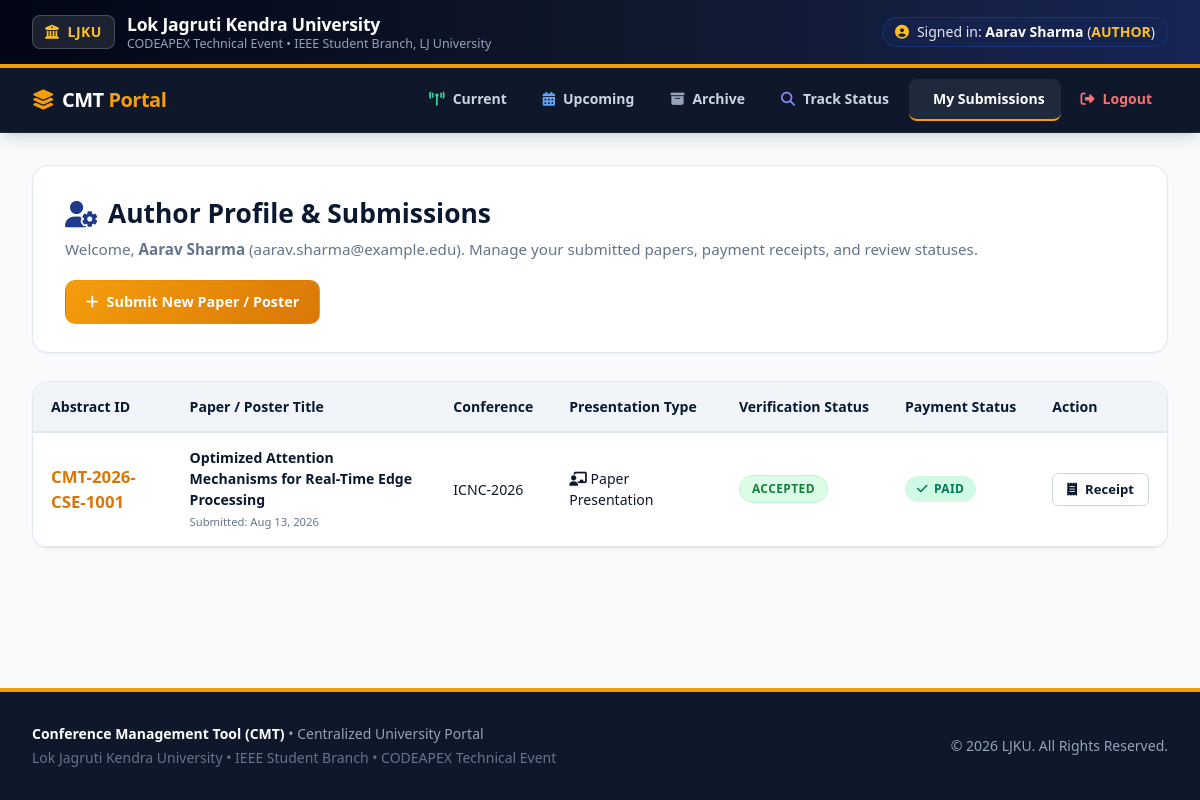
The page /my-submissions (signed in) on the database its author committed.
### app.py (models this page shows, shortened)
class User(db.Model):
    id = db.Column(db.Integer, primary_key=True)
    name = db.Column(db.String(100), nullable=False)
    email = db.Column(db.String(120), unique=True, nullable=False)
    password_hash = db.Column(db.String(250), nullable=False)
    role = db.Column(db.String(20), nullable=False, default='author')  # 'admin' or 'author'
    institution = db.Column(db.String(200), nullable=True)
    phone = db.Column(db.String(20), nullable=True)
    created_at = db.Column(db.DateTime, default=datetime.utcnow)
    submissions = db.relationship('Submission', backref='user', lazy=True)

class Submission(db.Model):
    id = db.Column(db.Integer, primary_key=True)
    abstract_id = db.Column(db.String(30), unique=True, nullable=False)
    conference_id = db.Column(db.Integer, db.ForeignKey('conference.id'), nullable=False)
    user_id = db.Column(db.Integer, db.ForeignKey('user.id'), nullable=True)
    author_name = db.Column(db.String(100), nullable=False)
    author_email = db.Column(db.String(120), nullable=False)
    author_phone = db.Column(db.String(20), nullable=False)
    institution = db.Column(db.String(200), nullable=False)
    department_code = db.Column(db.String(20), nullable=False)
    presentation_type = db.Column(db.String(30), nullable=False)  # 'Paper Presentation' or 'Poster Presentation'
    paper_title = db.Column(db.String(250), nullable=False)
    abstract_text = db.Column(db.Text, nullable=False)
    paper_filename = db.Column(db.String(200), nullable=True)
    payment_status = db.Column(db.String(20), default='Pending')
    payment_ref = db.Column(db.String(100), nullable=True)
    verification_status = db.Column(db.String(30), default='Under Review')
    registration_fee = db.Column(db.Float, nullable=False, default=1000.0)
    created_at = db.Column(db.DateTime, default=datetime.utcnow)

class Conference(db.Model):
    id = db.Column(db.Integer, primary_key=True)
    title = db.Column(db.String(200), nullable=False)
    acronym = db.Column(db.String(50), nullable=False)
    department_code = db.Column(db.String(20), db.ForeignKey('department.code'), nullable=False)
    state = db.Column(db.String(20), nullable=False, default='upcoming')  # 'current', 'upcoming', 'past'
    start_date = db.Column(db.String(50), nullable=False)
    end_date = db.Column(db.String(50), nullable=False)
    submission_deadline = db.Column(db.String(50), nullable=True)
    venue = db.Column(db.String(200), nullable=False)
    description = db.Column(db.Text, nullable=False)
    call_for_papers = db.Column(db.Text, nullable=True)
    registration_fee = db.Column(db.Float, nullable=False, default=1000.0)
    brochure_filename = db.Column(db.String(200), nullable=True)
    flyer_filename = db.Column(db.String(200), nullable=True)
    report_summary = db.Column(db.Text, nullable=True)
    key_speakers = db.Column(db.Text, nullable=True)
    created_at = db.Column(db.DateTime, default=datetime.utcnow)
    department = db.relationship('Department', backref=db.backref('conferences', lazy=True))
    schedules = db.relationship('ScheduleItem', backref='conference', cascade='all, delete-orphan', lazy=True)
    updates = db.relationship('LiveUpdate', backref='conference', cascade='all, delete-orphan', lazy=True)
    submissions = db.relationship('Submission', backref='conference', cascade='all, delete-orphan', lazy=True)

### app.py (the view)
@app.route('/my-submissions')
@login_required
def my_submissions():
    user = User.query.get_or_404(session['user_id'])
    submissions = Submission.query.filter(
        (Submission.user_id == user.id) | (Submission.author_email.ilike(user.email))
    ).order_by(Submission.id.desc()).all()
    return render_template('my_submissions.html', user=user, submissions=submissions)

### templates/my_submissions.html (shortened to what this page needs)
{% extends "base.html" %}
{% block content %}
<div class="page-header">
  <div class="page-title">
    <h2><i class="fa-solid fa-user-gear" style="color: var(--primary-blue);"></i> Author Profile & Submissions</h2>
    <p>Welcome, <strong>{{ user.name }}</strong> ({{ user.email }}). Manage your submitted papers, payment receipts, and review statuses.</p>
  </div>
  <div>
    <a href="{{ url_for('submit') }}" class="btn btn-gold">
      <i class="fa-solid fa-plus"></i> Submit New Paper / Poster
    </a>
  </div>
</div>
{% if submissions %}
  <div class="table-responsive">
    <table class="table">
      <thead>
        <tr>
          <th>Abstract ID</th>
          <th>Paper / Poster Title</th>
          <th>Conference</th>
          <th>Presentation Type</th>
          <th>Verification Status</th>
          <th>Payment Status</th>
          <th>Action</th>
        </tr>
      </thead>
      <tbody>
        {% for s in submissions %}
          <tr>
            <td><strong style="color: var(--accent-gold); font-size: 1.05rem;">{{ s.abstract_id }}</strong></td>
            <td>
              <strong style="color: var(--primary-navy);">{{ s.paper_title }}</strong><br>
              <small style="color: var(--text-muted);">Submitted: {{ s.created_at.strftime('%b %d, %Y') }}</small>
            </td>
            <td>{{ s.conference.acronym }}</td>
            <td><i class="fa-solid fa-chalkboard-user"></i> {{ s.presentation_type }}</td>
            <td>
              <span class="badge
                {% if s.verification_status == 'Accepted' %}badge-current
                {% elif s.verification_status == 'Verified' %}badge-upcoming
                {% elif s.verification_status == 'Rejected' %}badge-urgent
                {% else %}badge-schedule{% endif %}">
                {{ s.verification_status }}
              </span>
            </td>
            <td>
              {% if s.payment_status == 'Paid' %}
                <span class="badge badge-paid"><i class="fa-solid fa-check"></i> Paid</span>
              {% else %}
                <span class="badge badge-pending"><i class="fa-solid fa-clock"></i> Fee Pending</span>
              {% endif %}
            </td>
            <td>
              {% if s.payment_status == 'Paid' %}
                <a href="{{ url_for('receipt', sub_id=s.id) }}" class="btn btn-outline btn-sm">
                  <i class="fa-solid fa-receipt"></i> Receipt
                </a>
              {% else %}
                <a href="{{ url_for('payment', sub_id=s.id) }}" class="btn btn-gold btn-sm">
                  <i class="fa-solid fa-credit-card"></i> Pay Fee
                </a>
              {% endif %}
            </td>
          </tr>
        {% endfor %}
      </tbody>
    </table>
  </div>
{% endif %}
{% endblock %}

### templates/base.html (shortened to what this page needs)
<!DOCTYPE html>
<html lang="en">
<head>
  <script src="https://cdn.tailwindcss.com"></script>
  <link rel="stylesheet" href="https://cdnjs.cloudflare.com/ajax/libs/font-awesome/6.4.0/css/all.min.css">
  <link rel="stylesheet" href="{{ url_for('static', filename='css/style.css') }}">
</head>
<body class="bg-slate-50 text-slate-900 font-sans min-h-screen flex flex-col antialiased">
  <header class="inst-header bg-gradient-to-r from-slate-950 via-slate-900 to-blue-950 text-white px-4 md:px-8 py-3 border-b-4 border-amber-500 shadow-md">
    <div class="max-w-7xl mx-auto flex flex-col sm:flex-row justify-between items-center gap-3">
      <div class="inst-brand flex items-center gap-3">
        <div class="inst-logo-badge bg-white/10 border border-white/20 px-3 py-1.5 rounded-lg text-xs md:text-sm font-bold text-amber-400 flex items-center gap-2">
          <i class="fa-solid fa-university"></i> LJKU
        </div>
        <div class="inst-title-block text-center sm:text-left">
          <h1 class="text-sm md:text-base font-extrabold tracking-tight text-white">Lok Jagruti Kendra University</h1>
          <p class="text-xs text-slate-400">CODEAPEX Technical Event &bull; IEEE Student Branch, LJ University</p>
        </div>
      </div>
      <div class="inst-meta text-xs md:text-sm text-slate-200 flex items-center gap-4">
        {% if current_user %}
          <div class="flex items-center gap-2 bg-blue-950/60 border border-blue-800/50 px-3 py-1 rounded-full">
            <i class="fa-solid fa-user-circle text-amber-400"></i>
            <span>Signed in: <strong class="text-white">{{ current_user.name }}</strong> (<span class="uppercase text-amber-400 font-semibold">{{ current_user.role }}</span>)</span>
          </div>
        {% else %}
          <div class="flex items-center gap-2">
            <i class="fa-solid fa-calendar-check text-amber-400"></i>
            <span>Official Event Platform 2026</span>
          </div>
        {% endif %}
      </div>
    </div>
  </header>
  <nav class="main-nav bg-slate-900 sticky top-0 z-50 shadow-lg border-b border-slate-800">
    <div class="max-w-7xl mx-auto px-4 md:px-8 flex justify-between items-center h-16">
      <a href="{{ url_for('home') }}" class="nav-brand flex items-center gap-2 text-white text-xl font-black tracking-tight">
        <i class="fa-solid fa-layer-group text-amber-500"></i>
        <span>CMT<span class="text-amber-500 font-extrabold"> Portal</span></span>
      </a>
      <ul id="navLinksMenu" class="hidden md:flex flex-col md:flex-row absolute md:static top-16 left-0 right-0 bg-slate-900 md:bg-transparent p-4 md:p-0 border-b md:border-none border-slate-800 md:gap-1 w-full md:w-auto shadow-xl md:shadow-none">
        <li>
          <a href="{{ url_for('home') }}" class="block md:inline-flex items-center gap-2 px-4 py-2.5 rounded-lg text-sm font-semibold text-slate-300 hover:text-white hover:bg-slate-800 transition ">
            <i class="fa-solid fa-tower-broadcast text-emerald-400"></i> Current
          </a>
        </li>
        <li>
          <a href="{{ url_for('upcoming') }}" class="block md:inline-flex items-center gap-2 px-4 py-2.5 rounded-lg text-sm font-semibold text-slate-300 hover:text-white hover:bg-slate-800 transition ">
            <i class="fa-solid fa-calendar-days text-blue-400"></i> Upcoming
          </a>
        </li>
        <li>
          <a href="{{ url_for('archive') }}" class="block md:inline-flex items-center gap-2 px-4 py-2.5 rounded-lg text-sm font-semibold text-slate-300 hover:text-white hover:bg-slate-800 transition ">
            <i class="fa-solid fa-box-archive text-slate-400"></i> Archive
          </a>
        </li>
        <li>
          <a href="{{ url_for('lookup') }}" class="block md:inline-flex items-center gap-2 px-4 py-2.5 rounded-lg text-sm font-semibold text-slate-300 hover:text-white hover:bg-slate-800 transition ">
            <i class="fa-solid fa-magnifying-glass text-indigo-400"></i> Track Status
          </a>
        </li>
        {% if current_user %}
          {% if current_user.role == 'admin' %}
            <li>
              <a href="{{ url_for('admin') }}" class="block md:inline-flex items-center gap-2 px-4 py-2.5 rounded-lg text-sm font-semibold text-slate-300 hover:text-white hover:bg-slate-800 transition {% if request.endpoint == 'admin' %}text-white bg-slate-800 border-b-2 border-amber-500{% endif %}">
                <i class="fa-solid fa-user-shield text-amber-400"></i> Admin Dashboard
              </a>
            </li>
            <li>
              <a href="{{ url_for('admin_settings') }}" class="block md:inline-flex items-center gap-2 px-4 py-2.5 rounded-lg text-sm font-semibold text-slate-300 hover:text-white hover:bg-slate-800 transition {% if request.endpoint == 'admin_settings' %}text-white bg-slate-800 border-b-2 border-amber-500{% endif %}">
                <i class="fa-solid fa-gear text-slate-400"></i> Admin Settings
              </a>
            </li>
          {% else %}
            <li>
              <a href="{{ url_for('my_submissions') }}" class="block md:inline-flex items-center gap-2 px-4 py-2.5 rounded-lg text-sm font-semibold text-slate-300 hover:text-white hover:bg-slate-800 transition {% if request.endpoint == 'my_submissions' %}text-white bg-slate-800 border-b-2 border-amber-500{% endif %}">
                 My Submissions
              </a>
            </li>
          {% endif %}
          <li>
            <a href="{{ url_for('logout') }}" class="block md:inline-flex items-center gap-2 px-4 py-2.5 rounded-lg text-sm font-semibold text-red-400 hover:text-red-300 hover:bg-slate-800 transition">
              <i class="fa-solid fa-right-from-bracket"></i> Logout
            </a>
          </li>
        {% endif %}
      </ul>
    </div>
  </nav>
  <main class="max-w-7xl mx-auto w-full px-4 md:px-8 py-6 md:py-8 flex-1">
    {% block content %}{% endblock %}
  </main>
  <footer class="footer bg-slate-900 text-slate-400 py-8 border-t-4 border-amber-500 mt-auto">
    <div class="max-w-7xl mx-auto px-4 md:px-8 flex flex-col md:flex-row justify-between items-center gap-4 text-xs md:text-sm text-center md:text-left">
      <div>
        <span class="text-white font-bold">Conference Management Tool (CMT)</span> &bull; Centralized University Portal
        <p class="text-slate-500 mt-1">Lok Jagruti Kendra University &bull; IEEE Student Branch &bull; CODEAPEX Technical Event</p>
      </div>
      <div>
        <span>&copy; {{ current_year }} LJKU. All Rights Reserved.</span>
      </div>
    </div>
  </footer>
</body>
</html>

### rows shown on the page
User: name "Aarav Sharma", role "AUTHOR", email "aarav.sharma@example.edu"
Submission: abstract_id "CMT-2026-CSE-1001", paper_title "Optimized Attention Mechanisms for Real-Time Edge Processing", created_at "Aug 13, 2026", conference.acronym "ICNC-2026", presentation_type "Paper Presentation", verification_status "ACCEPTED", payment_status "Paid" (drawn)
